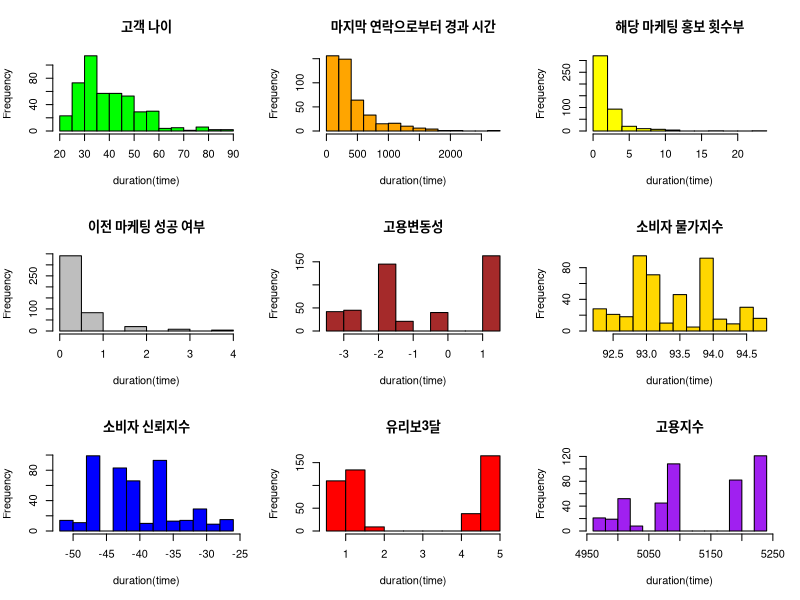
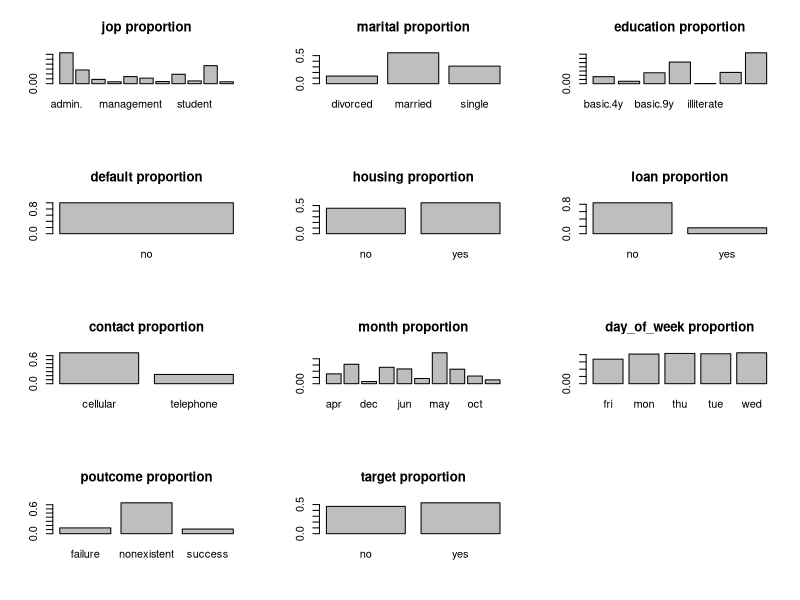
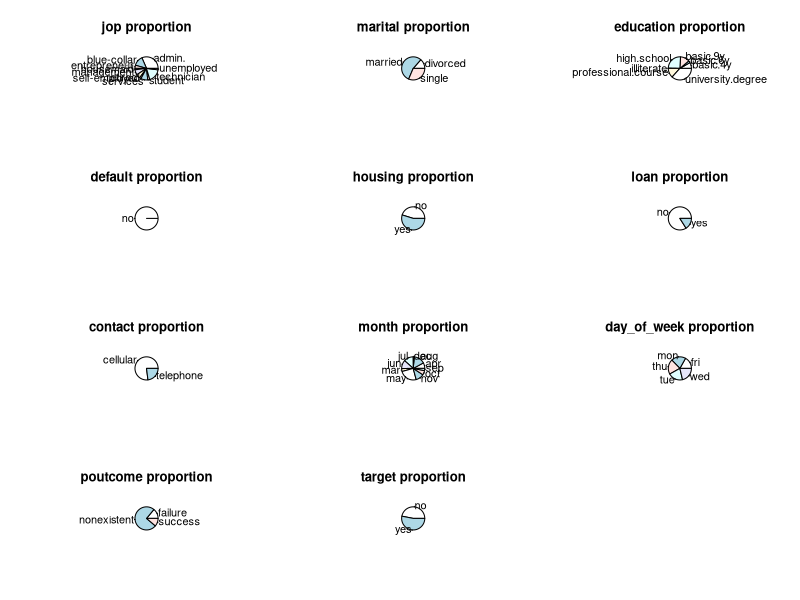

Write the R code that produced these figures, in order. (Note: this script raises an error after producing the figures.)
# age 나이
# job 직업
# martial 결혼유무
# education 학벌
# default 파산 유무
# housing 주택 대출 유무
# loan 개인 대출
# contact 연락 수단
# month 마지막으로 연락한 달
# day_of_week 마지막으로 연락한 요일
# duration 마지막 연락으로부터 경과 시간
# campaign 해당 마케팅 홍보 횟수
# previous 이전 마케팅 홍보 횟수
# poutcome 예전 마케팅 성공 여부
# emp.var.rate 고용 변동성
# cous.conf.price 소비자 물가지수
# cous.conf.idx 소비자 신뢰지수
# euribor3m 유리보3달(유로 기준 금리)
# ur.emplyed 고용지수
# target 마케팅 성공 여무(예금 등록 여부)

#################################################

# 전처리
## 결측치 처리 (컴퓨팅 환경에 따라 아예 지워버리는게 나을 수 있음..)
library(caret)
rawdata <- read.csv("financial_marketing.csv", header = T)
str(rawdata)
# 결측치 갯수
table(is.na(rawdata))

table(rawdata$education)

# 이상치 확인
# unknown -> 결측치
unique(rawdata$age)
unique(rawdata$job)
unique(rawdata$marital)
unique(rawdata$education)
unique(rawdata$default)
unique(rawdata$housing)
unique(rawdata$loan)
unique(rawdata$contact)
unique(rawdata$month)
unique(rawdata$day_of_week)
unique(rawdata$duration)
unique(rawdata$campaign)
unique(rawdata$previous)
unique(rawdata$poutcome)
unique(rawdata$emp.var.rate)
unique(rawdata$cons.price.idx)
unique(rawdata$cons.conf.idx)
unique(rawdata$euribor3m)
unique(rawdata$nr.employed)
unique(rawdata$target)

# unknown -> NA
rawdata[rawdata=="unknown"] <- NA

# na로 바꾸기
sum(is.na(rawdata))

# na omit -> na 데이터 지우기
rawdata <- na.omit(rawdata)
rawdata <- data.frame(rawdata)


# 히스토그램 
par(mfrow=c(3,3), mar=c(5,4,4,2))
hist(rawdata$age, main = "고객 나이", xlab="duration(time)", col='green')
hist(rawdata$duration, main = "마지막 연락으로부터 경과 시간",xlab="duration(time)", col='orange')
hist(rawdata$campaign, main = "해당 마케팅 홍보 횟수부",xlab="duration(time)", col='yellow')
hist(rawdata$previous, main = "이전 마케팅 성공 여부",xlab="duration(time)", col='grey')
hist(rawdata$emp.var.rate, main = "고용변동성", xlab="duration(time)", col='brown')
hist(rawdata$cons.price.idx, main= "소비자 물가지수", xlab="duration(time)", col='gold')
hist(rawdata$cons.conf.idx, main = "소비자 신뢰지수", xlab="duration(time)", col='blue')
hist(rawdata$euribor3m, main = "유리보3달", xlab="duration(time)", col='red')
hist(rawdata$nr.employed , main = "고용지수", xlab="duration(time)", col='purple')


# 표준화 scale
rawdata$age <- scale(rawdata$age)
rawdata$duration <- scale(rawdata$duration)
rawdata$campaign <- scale(rawdata$campaign)
rawdata$previous <- scale(rawdata$previous)
rawdata$emp.var.rate <- scale(rawdata$emp.var.rate)
rawdata$cons.price.idx <- scale(rawdata$cons.price.idx)
rawdata$cons.conf.idx <- scale(rawdata$cons.conf.idx)
rawdata$euribor3m <- scale(rawdata$euribor3m)
rawdata$nr.employed <- scale(rawdata$nr.employed)


# 주성분 분석 pca

head(rawdata)
str(rawdata)


# Factor Data
par(mfrow=c(4,3), mar=c(5,4,4,2))
barplot(prop.table(table(rawdata$job)), main="jop proportion" )
barplot(prop.table(table(rawdata$marital)), main="marital proportion" )
barplot(prop.table(table(rawdata$education)), main="education proportion" )
barplot(prop.table(table(rawdata$default)), main="default proportion" )
barplot(prop.table(table(rawdata$housing)), main="housing proportion" )
barplot(prop.table(table(rawdata$loan)), main="loan proportion" )
barplot(prop.table(table(rawdata$contact)), main="contact proportion" )
barplot(prop.table(table(rawdata$month)), main="month proportion" )
barplot(prop.table(table(rawdata$day_of_week)), main="day_of_week proportion" )
barplot(prop.table(table(rawdata$poutcome)), main="poutcome proportion" )
barplot(prop.table(table(rawdata$target)), main="target proportion" )

# categotical Data pie
par(mfrow=c(4,3), mar=c(5,4,4,2))
pie(prop.table(table(rawdata$job)), main="jop proportion" )
pie(prop.table(table(rawdata$marital)), main="marital proportion" )
pie(prop.table(table(rawdata$education)), main="education proportion" )
pie(prop.table(table(rawdata$default)), main="default proportion" )
pie(prop.table(table(rawdata$housing)), main="housing proportion" )
pie(prop.table(table(rawdata$loan)), main="loan proportion" )
pie(prop.table(table(rawdata$contact)), main="contact proportion" )
pie(prop.table(table(rawdata$month)), main="month proportion" )
pie(prop.table(table(rawdata$day_of_week)), main="day_of_week proportion" )
pie(prop.table(table(rawdata$poutcome)), main="poutcome proportion" )
pie(prop.table(table(rawdata$target)), main="target proportion" )

# 문자가 들어간 feature의 처리
rawdata$job = as.factor(rawdata$job)
rawdata$marital = as.factor(rawdata$marital)
rawdata$education = as.factor(rawdata$education)
rawdata$default = as.factor(rawdata$default)
rawdata$housing = as.factor(rawdata$housing)
rawdata$loan = as.factor(rawdata$loan)
rawdata$contact = as.factor(rawdata$contact)
rawdata$month = as.factor(rawdata$month)
rawdata$day_of_week = as.factor(rawdata$day_of_week)
rawdata$poutcome = as.factor(rawdata$poutcome)
rawdata$target = as.factor(rawdata$target)

# factor 대조군이 1개만 있는 컬럼 삭제
rawdata[,"default"] <- NULL
str(newdata)

set.seed(2020)
newdata <- rawdata

datatotal <- sort(sample(nrow(newdata), nrow(newdata)*.7))
train <- newdata[datatotal,]
test <- newdata[-datatotal,]

ctrl <- trainControl(method="repeatedcv", repeats = 5)

# 로지스틱 회귀분석
logistic_Fit <- train(target ~ .,
               data = train,
               method ="regLogistic",
               trControl = ctrl,
               metric="Accuracy")

logistic_Fit
plot(logistic_Fit)

logistic_pred = predict(logistic_Fit, newdata = test)
confusionMatrix(logistic_pred, test$target)

importance_logit <- varImp(logistic_Fit, scale=F)
plot(importance_logit)


# Boosted 로지스틱
boosted_Fit <- train(target ~ .,
                      data = train,
                      method ="LogitBoost",
                      trControl = ctrl,
                      metric="Accuracy")

boosted_Fit
plot(boosted_Fit)

boosted_pred = predict(boosted_Fit, newdata = test)
confusionMatrix(boosted_pred, test$target)

# 로지스틱 모형트리 (LMT)
lmt_Fit <- train(target ~ .,
                     data = train,
                     method ="LMT",
                     trControl = ctrl,
                     metric="Accuracy")

lmt_Fit
plot(lmt_Fit)

lmt_pred = predict(lmt_Fit, newdata = test)
confusionMatrix(lmt_pred, test$target)

# Penalized 로지스틱
plr_fit <- train(target ~ .,
                 data = train,
                 method ="plr",
                 trControl = ctrl,
                 metric="Accuracy")

plr_fit
plot(plr_fit)

plr_pred = predict(plr_fit, newdata = test)
confusionMatrix(plr_pred, test$target)

# Regularized 로지스틱

# 나이브 베이즈
nb_fit <- train(target ~ .,
                 data = train,
                 method ="naive_bayes",
                 trControl = ctrl,
                 metric="Accuracy")

nb_fit
plot(nb_fit)

nb_pred = predict(nb_fit, newdata = test)
confusionMatrix(nb_pred, test$target)

# 랜덤포레스트
rf_fit <- train(target ~ .,
                data = train,
                method ="rf",
                trControl = ctrl,
                metric="Accuracy")

rf_fit
plot(rf_fit)

rf_pred = predict(rf_fit, newdata = test)
confusionMatrix(rf_pred, test$target)

# 서포트 벡터머신
lin_fit <- train(target ~ .,
                data = train,
                method ="svmLinear",
                trControl = ctrl,
                metric="Accuracy")

lin_fit
plot(lin_fit)

lin_pred = predict(lin_fit, newdata = test)
confusionMatrix(lin_pred, test$target)

# 커널 서포트 벡터 머신
poly_fit <- train(target ~ .,
                 data = train,
                 method ="svmPoly",
                 trControl = ctrl,
                 metric="Accuracy")

poly_fit
plot(poly_fit)

poly_pred = predict(poly_fit, newdata = test)
confusionMatrix(poly_pred, test$target)


########################
# 0.8810802  0.8175 
# 0.8630969  0.8102 
# 0.8723595  0.8321

#
#
# 0.72 0.708
# 0.8601399 0.8686
# 0.8744373 0.8394
# 














